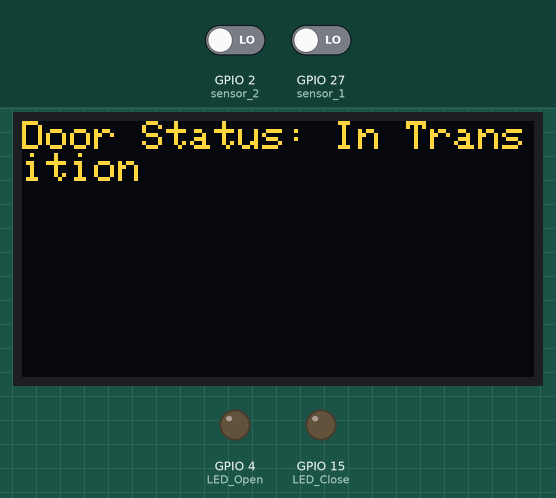
Bench run of a sketch on a simulated ESP32. On the bench: 128×64 one-colour display, output pins drawn as LEDs (lit = HIGH). Dashed ring = blinking. Inputs (shaded band) come from the test bench; at power-on: GPIO 2 (sensor_2) LOW, GPIO 27 (sensor_1) LOW. The OLED is the two-colour kind (top 16 rows yellow); what the sketch prints to the serial monitor is not drawn.

Above: at 1.7 s.
1.8 s: GPIO 2 (sensor_2) driven HIGH
At 2.2 s:
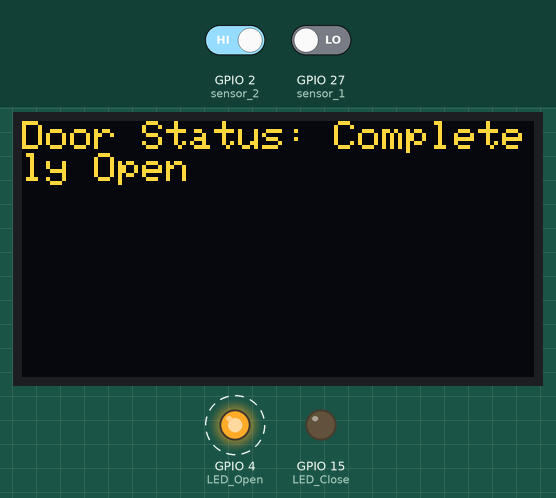
4.8 s: GPIO 27 (sensor_1) driven HIGH
At 5.2 s:
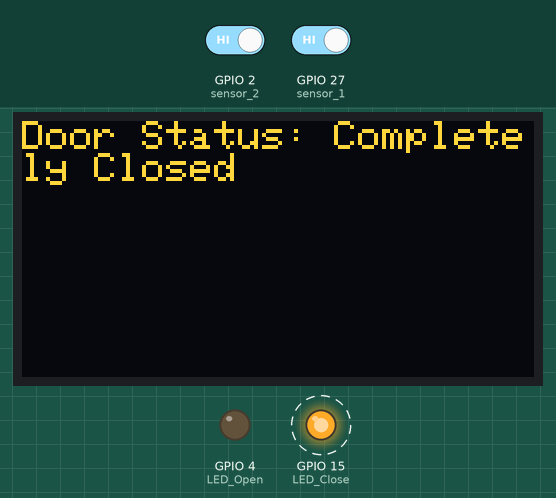
7.8 s: GPIO 27 (sensor_1) driven LOW
At 8.7 s:
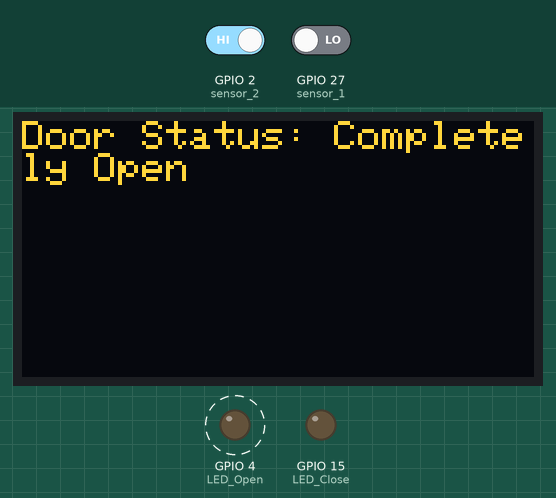
10.8 s: GPIO 2 (sensor_2) driven LOW
At 11.7 s:
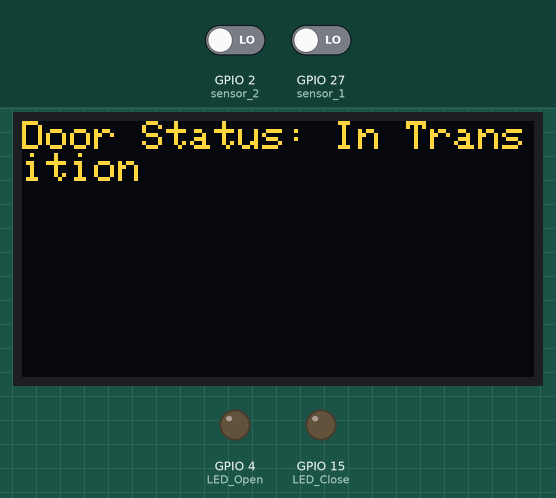
Timing chart, 0 to 13.4 s (numbered marks = the images above; inputs shaded):
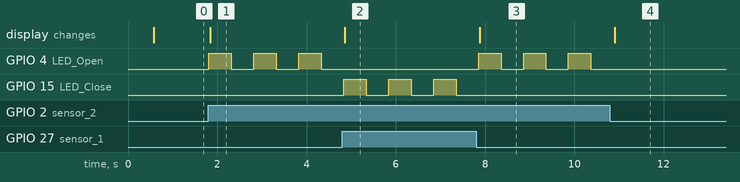

Measured:
- after the input at 1.8 s, GPIO 4 (LED_Open): alternates HIGH for 0.50 s and LOW for 0.50 s, starting at once; the display: changes at once (image 1)
- after the input at 4.8 s, GPIO 4 (LED_Open): stops changing and stays LOW; GPIO 15 (LED_Close): alternates HIGH for 0.50 s and LOW for 0.50 s, starting at once; the display: changes after 0.06 s (image 2)
- after the input at 7.8 s, GPIO 4 (LED_Open): alternates HIGH for 0.50 s and LOW for 0.50 s, starting after 0.06 s; GPIO 15 (LED_Close): stops changing and stays LOW; the display: changes after 0.08 s (image 3)
- after the input at 10.8 s, GPIO 4 (LED_Open): stops changing and stays LOW; the display: changes after 0.10 s (image 4)

The sketch:

Magnetic_contact_switch_sensor_interfacing.ino
```cpp
// // Pin Definitions
// const byte sensor_1 = 27;  // Pin D27 - Sensor_1(upper) for door closed position
// const byte sensor_2 = 2;  // Pin D2 - Sensor_2(lower) for door open position
// const byte LED_Close = 15; // Pin D15 - LED(green) for door closed indication
// const byte LED_Open = 4;   // Pin D4 - LED(white) for door open indication

// unsigned long previousMillis = 0;  // Timer for blinking LEDs
// const unsigned long interval = 500; // Blink interval in milliseconds
// bool ledState_Close = false;  // LED state for closed position
// bool ledState_Open = false;   // LED state for open position

// void setup() {
//   Serial.begin(115200);          // Initialize Serial Monitor
//   pinMode(sensor_1, INPUT);      // Set sensor_1 pin as input
//   pinMode(sensor_2, INPUT);      // Set sensor_2 pin as input
//   pinMode(LED_Close, OUTPUT);    // Set LED_Close pin as output
//   pinMode(LED_Open, OUTPUT);     // Set LED_Open pin as output
//   digitalWrite(LED_Close, LOW);  // Ensure LED_Close is OFF initially
//   digitalWrite(LED_Open, LOW);   // Ensure LED_Open is OFF initially

//   Serial.println("Automatic Chicken Coop Door System Initialized");
// }

// void loop() {
//   unsigned long currentMillis = millis();  // Get the current time

//   // Read sensor states
//   bool sensorState_1 = digitalRead(sensor_1); // Sensor 1 state (Door Closed)
//   bool sensorState_2 = digitalRead(sensor_2); // Sensor 2 state (Door Open)

//   // Handle Door Closed State
//   if (sensorState_1) {
//     // Blink LED_Close if the door is completely closed
//     if (currentMillis - previousMillis >= interval) {
//       previousMillis = currentMillis;
//       ledState_Close = !ledState_Close;  // Toggle LED state
//       digitalWrite(LED_Close, ledState_Close);
//     }
//     digitalWrite(LED_Open, LOW);  // Ensure Open LED is OFF
//     Serial.println("Door Status: Completely Closed");
//   }
//   // Handle Door Open State
//   else if (sensorState_2) {
//     // Blink LED_Open if the door is completely open
//     if (currentMillis - previousMillis >= interval) {
//       previousMillis = currentMillis;
//       ledState_Open = !ledState_Open;  // Toggle LED state
//       digitalWrite(LED_Open, ledState_Open);
//     }
//     digitalWrite(LED_Close, LOW);  // Ensure Close LED is OFF
//     Serial.println("Door Status: Completely Open");
//   }
//   // Handle Undefined State (Transition/Error)
//   else {
//     digitalWrite(LED_Close, LOW);  // Ensure both LEDs are OFF
//     digitalWrite(LED_Open, LOW);
//     Serial.println("Door Status: In Transition");
//   }

//   delay(100);  // Small delay for debounce and stability
// }


// ------------------------------------------------------------------------------------------------------------------------------------------------------------------------------------------------------------------------------------------------------------


// #include <Wire.h>                // For I2C communication
// #include <Adafruit_GFX.h>         // Core graphics library for OLED
// #include <Adafruit_SSD1306.h>     // OLED display library

// // OLED Display setup
// #define SCREEN_WIDTH 128
// #define SCREEN_HEIGHT 64
// #define OLED_RESET -1
// Adafruit_SSD1306 display(SCREEN_WIDTH, SCREEN_HEIGHT, &Wire, OLED_RESET);

// // Pin Definitions
// const byte sensor_1 = 27;  // Pin D27 - Sensor_1(upper) for door closed position
// const byte sensor_2 = 2;   // Pin D2 - Sensor_2(lower) for door open position
// const byte LED_Close = 15; // Pin D15 - LED(green) for door closed indication
// const byte LED_Open = 4;   // Pin D4 - LED(white) for door open indication

// unsigned long previousMillis = 0;  // Timer for blinking LEDs
// const unsigned long interval = 500; // Blink interval in milliseconds
// bool ledState_Close = false;  // LED state for closed position
// bool ledState_Open = false;   // LED state for open position

// void setup() {
//   Serial.begin(115200);          // Initialize Serial Monitor
//   pinMode(sensor_1, INPUT);      // Set sensor_1 pin as input
//   pinMode(sensor_2, INPUT);      // Set sensor_2 pin as input
//   pinMode(LED_Close, OUTPUT);    // Set LED_Close pin as output
//   pinMode(LED_Open, OUTPUT);     // Set LED_Open pin as output
//   digitalWrite(LED_Close, LOW);  // Ensure LED_Close is OFF initially
//   digitalWrite(LED_Open, LOW);   // Ensure LED_Open is OFF initially

//   // Initialize OLED display
//   // if(!display.begin(SSD1306_I2C_ADDRESS, OLED_RESET)) {
//     // Serial.println(F("SSD1306 allocation failed"));
//   //   for(;;);  // Stay in infinite loop if initialization fails
//   // }
//   display.begin(SSD1306_SWITCHCAPVCC, 0x3C);
//   display.clearDisplay();
//   display.setTextSize(2);         // Text size
//   display.setTextColor(SSD1306_WHITE); // Text color
//   display.setCursor(0, 0);       // Set cursor to top-left
//   display.println("Automatic Chicken Coop Door System Initialized");
//   display.display();             // Update display
//   delay(500);                   // Show initialization message for 2 seconds
// }

// void loop() {
//   unsigned long currentMillis = millis();  // Get the current time

//   // Read sensor states
//   bool sensorState_1 = digitalRead(sensor_1); // Sensor 1 state (Door Closed)
//   bool sensorState_2 = digitalRead(sensor_2); // Sensor 2 state (Door Open)

//   // Clear previous display content before showing new status
//   display.clearDisplay();
//   display.setCursor(0, 0);  // Reset cursor to the top-left corner

//   // Handle Door Closed State
//   if (sensorState_1) {
//     // Blink LED_Close if the door is completely closed
//     if (currentMillis - previousMillis >= interval) {
//       previousMillis = currentMillis;
//       ledState_Close = !ledState_Close;  // Toggle LED state
//       digitalWrite(LED_Close, ledState_Close);
//     }
//     digitalWrite(LED_Open, LOW);  // Ensure Open LED is OFF

//     display.println("Door Status: Completely Closed");
//   }
//   // Handle Door Open State
//   else if (sensorState_2) {
//     // Blink LED_Open if the door is completely open
//     if (currentMillis - previousMillis >= interval) {
//       previousMillis = currentMillis;
//       ledState_Open = !ledState_Open;  // Toggle LED state
//       digitalWrite(LED_Open, ledState_Open);
//     }
//     digitalWrite(LED_Close, LOW);  // Ensure Close LED is OFF

//     display.println("Door Status: Completely Open");
//   }
//   // Handle Undefined State (Transition/Error)
//   else {
//     digitalWrite(LED_Close, LOW);  // Ensure both LEDs are OFF
//     digitalWrite(LED_Open, LOW);

//     display.println("Door Status: In Transition");
//   }

//   display.display();  // Update the OLED display with the new information
//   delay(100);  // Small delay for debounce and stability
// }


// ------------------------------------------------------------------------------------------------------------------------------------------------------------------


#include <Wire.h>                // For I2C communication
#include <Adafruit_GFX.h>         // Core graphics library for OLED
#include <Adafruit_SSD1306.h>     // OLED display library

// OLED Display setup
#define SCREEN_WIDTH 128
#define SCREEN_HEIGHT 64
#define OLED_RESET -1
Adafruit_SSD1306 display(SCREEN_WIDTH, SCREEN_HEIGHT, &Wire, OLED_RESET);

// Pin Definitions
const byte sensor_1 = 27;  // Pin D27 - Sensor_1(upper) for door closed position
const byte sensor_2 = 2;   // Pin D2 - Sensor_2(lower) for door open position
const byte LED_Close = 15; // Pin D15 - LED(green) for door closed indication
const byte LED_Open = 4;   // Pin D4 - LED(white) for door open indication

unsigned long previousMillis = 0;  // Timer for blinking LEDs
const unsigned long interval = 500; // Blink interval in milliseconds
bool ledState_Close = false;  // LED state for closed position
bool ledState_Open = false;   // LED state for open position

void setup() {
  Serial.begin(115200);          // Initialize Serial Monitor
  pinMode(sensor_1, INPUT);      // Set sensor_1 pin as input
  pinMode(sensor_2, INPUT);      // Set sensor_2 pin as input
  pinMode(LED_Close, OUTPUT);    // Set LED_Close pin as output
  pinMode(LED_Open, OUTPUT);     // Set LED_Open pin as output
  digitalWrite(LED_Close, LOW);  // Ensure LED_Close is OFF initially
  digitalWrite(LED_Open, LOW);   // Ensure LED_Open is OFF initially

  // Initialize OLED display
  display.begin(SSD1306_SWITCHCAPVCC, 0x3C);
  display.clearDisplay();
  display.setTextSize(1);         // Text size
  display.setTextColor(SSD1306_WHITE); // Text color
  display.setCursor(0, 0);       // Set cursor to top-left
  display.println("Automatic Chicken Coop Door System Initialized");
  display.display();             // Update display
  delay(500);                    // Show initialization message for 2 seconds
}

void loop() {
  unsigned long currentMillis = millis();  // Get the current time

  // Read sensor states
  bool sensorState_1 = digitalRead(sensor_1); // Sensor 1 state (Door Closed)
  bool sensorState_2 = digitalRead(sensor_2); // Sensor 2 state (Door Open)

  // Clear previous display content before showing new status
  display.clearDisplay();
  display.setCursor(0, 0);  // Reset cursor to the top-left corner

  // Handle Door Closed State
  if (sensorState_1) {
    // Blink LED_Close if the door is completely closed
    if (currentMillis - previousMillis >= interval) {
      previousMillis = currentMillis;
      ledState_Close = !ledState_Close;  // Toggle LED state
      digitalWrite(LED_Close, ledState_Close);
    }
    digitalWrite(LED_Open, LOW);  // Ensure Open LED is OFF

    display.println("Door Status: Completely Closed");
    Serial.println("Door Status: Completely Closed");  // Print to Serial Monitor
  }
  // Handle Door Open State
  else if (sensorState_2) {
    // Blink LED_Open if the door is completely open
    if (currentMillis - previousMillis >= interval) {
      previousMillis = currentMillis;
      ledState_Open = !ledState_Open;  // Toggle LED state
      digitalWrite(LED_Open, ledState_Open);
    }
    digitalWrite(LED_Close, LOW);  // Ensure Close LED is OFF

    display.println("Door Status: Completely Open");
    Serial.println("Door Status: Completely Open");  // Print to Serial Monitor
  }
  // Handle Undefined State (Transition/Error)
  else {
    digitalWrite(LED_Close, LOW);  // Ensure both LEDs are OFF
    digitalWrite(LED_Open, LOW);

    display.println("Door Status: In Transition");
    Serial.println("Door Status: In Transition");  // Print to Serial Monitor
  }

  display.display();  // Update the OLED display with the new information
  delay(100);  // Small delay for debounce and stability
}
```
